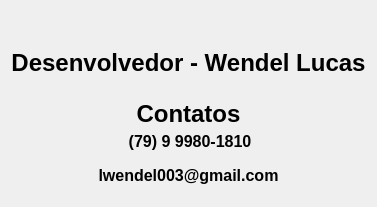
         <widget class="QWidget" name="pg_contatos">
          <layout class="QVBoxLayout" name="verticalLayout_10">
           <item>
            <widget class="QLabel" name="label">
             <property name="sizePolicy">
              <sizepolicy hsizetype="Preferred" vsizetype="Expanding">
               <horstretch>0</horstretch>
               <verstretch>0</verstretch>
              </sizepolicy>
             </property>
             <property name="text">
              <string>&lt;html&gt;&lt;head/&gt;&lt;body&gt;&lt;p align=&quot;center&quot;&gt;&lt;br/&gt;&lt;img width=&quot;150&quot; height=&quot;150&quot; src=&quot;:/icons/icons/programador.png&quot;/&gt;&lt;/p&gt;&lt;p align=&quot;center&quot;&gt;&lt;span style=&quot; font-size:28pt; font-weight:600; vertical-align:super;&quot;&gt;Desenvolvedor - Wendel Lucas&lt;/span&gt;&lt;/p&gt;&lt;/body&gt;&lt;/html&gt;</string>
             </property>
            </widget>
           </item>
           <item>
            <widget class="QLabel" name="label_6">
             <property name="sizePolicy">
              <sizepolicy hsizetype="Preferred" vsizetype="Expanding">
               <horstretch>0</horstretch>
               <verstretch>0</verstretch>
              </sizepolicy>
             </property>
             <property name="text">
              <string>&lt;html&gt;&lt;head/&gt;&lt;body&gt;&lt;p align=&quot;center&quot;&gt;&lt;span style=&quot; font-size:18pt; font-weight:600;&quot;&gt;Contatos&lt;/span&gt;&lt;/p&gt;&lt;/body&gt;&lt;/html&gt;</string>
             </property>
            </widget>
           </item>
           <item>
            <widget class="QLabel" name="label_8">
             <property name="sizePolicy">
              <sizepolicy hsizetype="Preferred" vsizetype="Expanding">
               <horstretch>0</horstretch>
               <verstretch>0</verstretch>
              </sizepolicy>
             </property>
             <property name="text">
              <string>&lt;!DOCTYPE HTML PUBLIC &quot;-//W3C//DTD HTML 4.0//EN&quot; &quot;http://www.w3.org/TR/REC-html40/strict.dtd&quot;&gt;
&lt;html&gt;&lt;head&gt;&lt;meta name=&quot;qrichtext&quot; content=&quot;1&quot; /&gt;&lt;style type=&quot;text/css&quot;&gt;
p, li { white-space: pre-wrap; }
&lt;/style&gt;&lt;/head&gt;&lt;body style=&quot; font-family:'MS Shell Dlg 2'; font-size:8pt; font-weight:400; font-style:normal;&quot;&gt;
&lt;p align=&quot;center&quot; style=&quot; margin-top:0px; margin-bottom:0px; margin-left:0px; margin-right:0px; -qt-block-indent:0; text-indent:0px;&quot;&gt;&lt;img src=&quot;:/icons/icons/whatsapp.png&quot; width=&quot;32&quot; height=&quot;32&quot; /&gt; &lt;span style=&quot; font-size:18pt; font-weight:600; vertical-align:super;&quot;&gt;(79) 9 9980-1810&lt;/span&gt;&lt;/p&gt;&lt;/body&gt;&lt;/html&gt;</string>
             </property>
            </widget>
           </item>
           <item>
            <widget class="QLabel" name="label_9">
             <property name="sizePolicy">
              <sizepolicy hsizetype="Preferred" vsizetype="Expanding">
               <horstretch>0</horstretch>
               <verstretch>0</verstretch>
              </sizepolicy>
             </property>
             <property name="text">
              <string>&lt;html&gt;&lt;head/&gt;&lt;body&gt;&lt;p align=&quot;center&quot;&gt;&lt;img src=&quot;:/icons/icons/e-mail.png&quot; width=&quot;32&quot; height=&quot;32&quot;/&gt;&lt;span style=&quot; font-size:18pt; font-weight:600; vertical-align:super;&quot;&gt;lwendel003@gmail.com&lt;/span&gt;&lt;/p&gt;&lt;/body&gt;&lt;/html&gt;</string>
             </property>
            </widget>
           </item>
          </layout>
         </widget>
